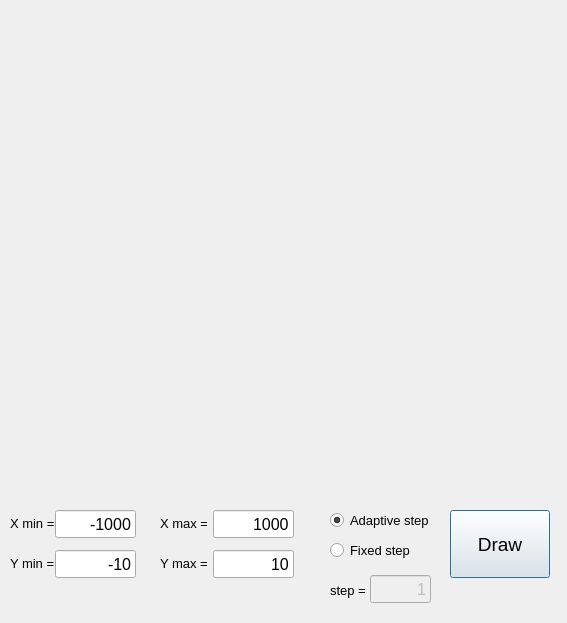
<?xml version="1.0" encoding="UTF-8"?>
<ui version="4.0">
 <class>PlotWindow</class>
 <widget class="QDialog" name="PlotWindow">
  <property name="geometry">
   <rect>
    <x>0</x>
    <y>0</y>
    <width>567</width>
    <height>623</height>
   </rect>
  </property>
  <property name="windowTitle">
   <string>Plot</string>
  </property>
  <widget class="QCustomPlot" name="widget_plot" native="true">
   <property name="geometry">
    <rect>
     <x>9</x>
     <y>29</y>
     <width>518</width>
     <height>461</height>
    </rect>
   </property>
  </widget>
  <widget class="QLineEdit" name="lineEdit_xMin">
   <property name="geometry">
    <rect>
     <x>55</x>
     <y>510</y>
     <width>81</width>
     <height>28</height>
    </rect>
   </property>
   <property name="font">
    <font>
     <pointsize>12</pointsize>
    </font>
   </property>
   <property name="text">
    <string>-1000</string>
   </property>
   <property name="alignment">
    <set>Qt::AlignRight|Qt::AlignTrailing|Qt::AlignVCenter</set>
   </property>
  </widget>
  <widget class="QLineEdit" name="lineEdit_yMin">
   <property name="geometry">
    <rect>
     <x>55</x>
     <y>550</y>
     <width>81</width>
     <height>28</height>
    </rect>
   </property>
   <property name="font">
    <font>
     <pointsize>12</pointsize>
    </font>
   </property>
   <property name="text">
    <string>-10</string>
   </property>
   <property name="alignment">
    <set>Qt::AlignRight|Qt::AlignTrailing|Qt::AlignVCenter</set>
   </property>
  </widget>
  <widget class="QLineEdit" name="lineEdit_xMax">
   <property name="enabled">
    <bool>true</bool>
   </property>
   <property name="geometry">
    <rect>
     <x>213</x>
     <y>510</y>
     <width>81</width>
     <height>28</height>
    </rect>
   </property>
   <property name="font">
    <font>
     <pointsize>12</pointsize>
    </font>
   </property>
   <property name="text">
    <string>1000</string>
   </property>
   <property name="alignment">
    <set>Qt::AlignRight|Qt::AlignTrailing|Qt::AlignVCenter</set>
   </property>
  </widget>
  <widget class="QLineEdit" name="lineEdit_yMax">
   <property name="geometry">
    <rect>
     <x>213</x>
     <y>550</y>
     <width>81</width>
     <height>28</height>
    </rect>
   </property>
   <property name="font">
    <font>
     <pointsize>12</pointsize>
    </font>
   </property>
   <property name="layoutDirection">
    <enum>Qt::LeftToRight</enum>
   </property>
   <property name="text">
    <string>10</string>
   </property>
   <property name="alignment">
    <set>Qt::AlignRight|Qt::AlignTrailing|Qt::AlignVCenter</set>
   </property>
  </widget>
  <widget class="QPushButton" name="pushButton_Draw">
   <property name="geometry">
    <rect>
     <x>450</x>
     <y>510</y>
     <width>100</width>
     <height>68</height>
    </rect>
   </property>
   <property name="font">
    <font>
     <pointsize>14</pointsize>
    </font>
   </property>
   <property name="text">
    <string>Draw</string>
   </property>
  </widget>
  <widget class="QLabel" name="label">
   <property name="geometry">
    <rect>
     <x>10</x>
     <y>515</y>
     <width>47</width>
     <height>16</height>
    </rect>
   </property>
   <property name="font">
    <font>
     <pointsize>10</pointsize>
    </font>
   </property>
   <property name="text">
    <string>X min = </string>
   </property>
  </widget>
  <widget class="QLabel" name="label_2">
   <property name="geometry">
    <rect>
     <x>160</x>
     <y>515</y>
     <width>47</width>
     <height>16</height>
    </rect>
   </property>
   <property name="font">
    <font>
     <pointsize>10</pointsize>
    </font>
   </property>
   <property name="text">
    <string>X max =</string>
   </property>
  </widget>
  <widget class="QLabel" name="label_3">
   <property name="geometry">
    <rect>
     <x>10</x>
     <y>555</y>
     <width>47</width>
     <height>16</height>
    </rect>
   </property>
   <property name="font">
    <font>
     <pointsize>10</pointsize>
    </font>
   </property>
   <property name="text">
    <string>Y min = </string>
   </property>
  </widget>
  <widget class="QLabel" name="label_4">
   <property name="geometry">
    <rect>
     <x>160</x>
     <y>555</y>
     <width>49</width>
     <height>16</height>
    </rect>
   </property>
   <property name="font">
    <font>
     <pointsize>10</pointsize>
    </font>
   </property>
   <property name="text">
    <string>Y max = </string>
   </property>
  </widget>
  <widget class="QLabel" name="label_errors">
   <property name="geometry">
    <rect>
     <x>10</x>
     <y>590</y>
     <width>371</width>
     <height>16</height>
    </rect>
   </property>
   <property name="text">
    <string/>
   </property>
  </widget>
  <widget class="QLabel" name="label_func">
   <property name="geometry">
    <rect>
     <x>30</x>
     <y>10</y>
     <width>481</width>
     <height>20</height>
    </rect>
   </property>
   <property name="text">
    <string/>
   </property>
   <property name="alignment">
    <set>Qt::AlignCenter</set>
   </property>
  </widget>
  <widget class="QLineEdit" name="lineEdit_step">
   <property name="enabled">
    <bool>false</bool>
   </property>
   <property name="geometry">
    <rect>
     <x>370</x>
     <y>575</y>
     <width>61</width>
     <height>28</height>
    </rect>
   </property>
   <property name="font">
    <font>
     <pointsize>12</pointsize>
    </font>
   </property>
   <property name="text">
    <string>1</string>
   </property>
   <property name="alignment">
    <set>Qt::AlignRight|Qt::AlignTrailing|Qt::AlignVCenter</set>
   </property>
  </widget>
  <widget class="QLabel" name="label_5">
   <property name="geometry">
    <rect>
     <x>330</x>
     <y>580</y>
     <width>41</width>
     <height>20</height>
    </rect>
   </property>
   <property name="font">
    <font>
     <pointsize>10</pointsize>
    </font>
   </property>
   <property name="text">
    <string>step =</string>
   </property>
  </widget>
  <widget class="QRadioButton" name="radioButton_Adaptive">
   <property name="geometry">
    <rect>
     <x>330</x>
     <y>510</y>
     <width>111</width>
     <height>21</height>
    </rect>
   </property>
   <property name="font">
    <font>
     <pointsize>10</pointsize>
    </font>
   </property>
   <property name="text">
    <string>Adaptive step</string>
   </property>
   <property name="checked">
    <bool>true</bool>
   </property>
   <property name="autoRepeat">
    <bool>false</bool>
   </property>
  </widget>
  <widget class="QRadioButton" name="radioButton_Fixed">
   <property name="geometry">
    <rect>
     <x>330</x>
     <y>540</y>
     <width>111</width>
     <height>21</height>
    </rect>
   </property>
   <property name="font">
    <font>
     <pointsize>10</pointsize>
    </font>
   </property>
   <property name="text">
    <string>Fixed step</string>
   </property>
   <property name="checked">
    <bool>false</bool>
   </property>
   <property name="autoRepeat">
    <bool>true</bool>
   </property>
  </widget>
 </widget>
 <customwidgets>
  <customwidget>
   <class>QCustomPlot</class>
   <extends>QWidget</extends>
   <header>qcustomplot.h</header>
   <container>1</container>
  </customwidget>
 </customwidgets>
 <resources/>
 <connections/>
</ui>
